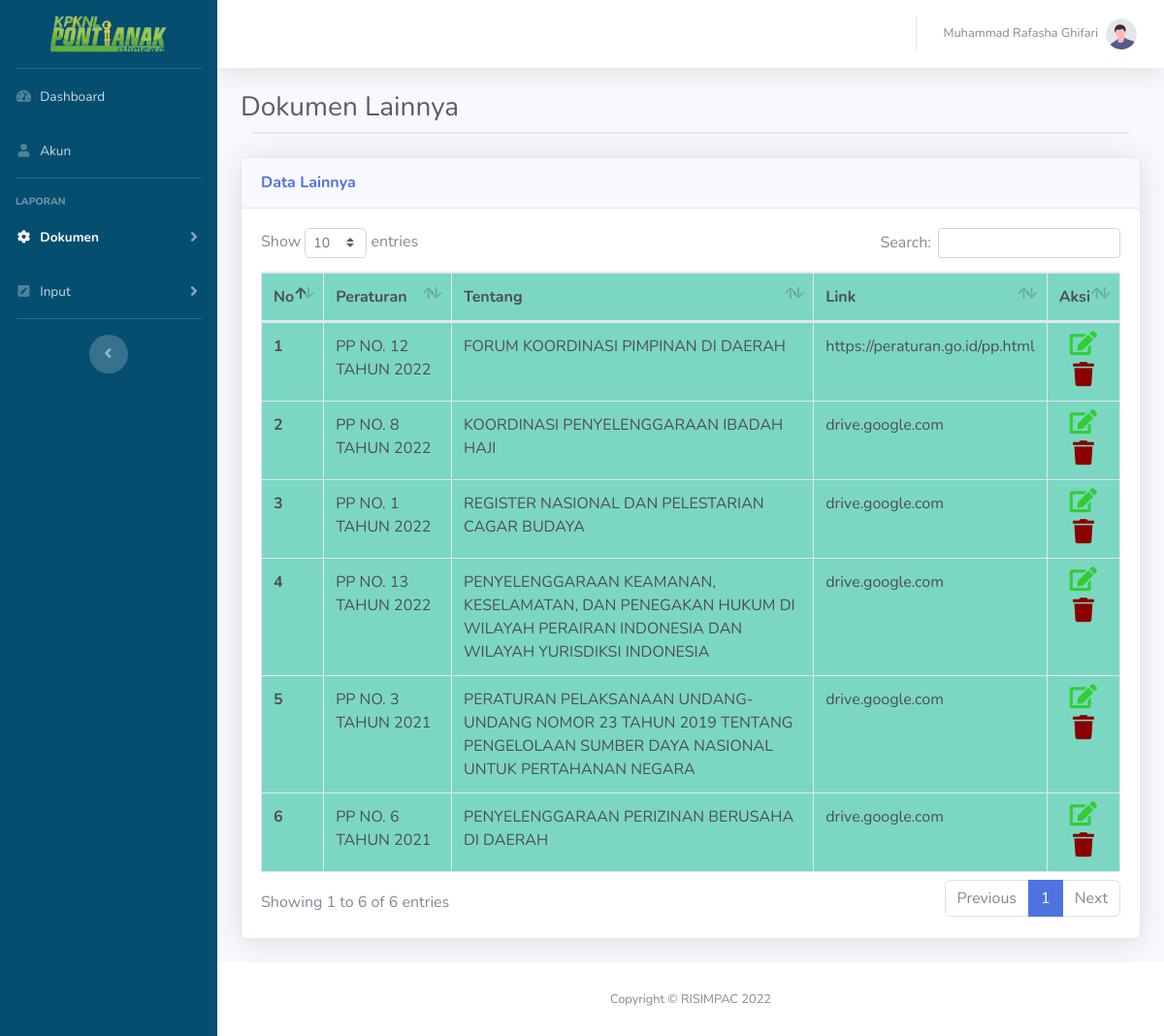
The page /dashboard/admin/dokumenLainnya.php (signed in) on the database its author committed.
### tables this page shows
CREATE TABLE `dok_lainnya` (
  `id` int(10) NOT NULL,
  `peraturan` varchar(255) NOT NULL,
  `tentang` varchar(255) NOT NULL,
  `link` varchar(100) NOT NULL
);

### dashboard/admin/dokumenLainnya.php (the view, shortened to what this page needs)
<?php
require '../../function.php';
?>
<!DOCTYPE html>
<html lang="en">
<head>
    <link href="../../assets/vendor/fontawesome-free/css/all.min.css" rel="stylesheet" type="text/css">
    <link href="../../assets/vendor/datatables/dataTables.bootstrap4.min.css" rel="stylesheet">
    <link href="../../assets/css/sb-admin-2.min.css" rel="stylesheet">
    <link rel="stylesheet" href="../../assets/css/inputPenilaian.css">
</head>
<body id="page-top">
    <div id="wrapper">
        <ul class="navbar-nav sidebar sidebar-dark accordion" id="accordionSidebar" style="background-color: #054e6f;">
            <a class="sidebar-brand d-flex align-items-center justify-content-center" href="../index.php">
                    <div class="sidebar-brand-text mx-3">
                        <img src="../../assets/img/logo1.png" style="width: 450px;" alt="">
                    </div>
                </a>
                <li class="nav-item">
                    <a class="nav-link" href="../index.php">
                        <span>Dashboard</span>
                    </a>
                </li>
                <li class="nav-item">
                    <a class="nav-link" href="akun.php">
                        <i class="fas fa-fw fad fa-user"></i>
                        <span>Akun</span>
                    </a>
                </li>
                <hr class="sidebar-divider">
                <div class="sidebar-heading">
                    Laporan
                </div>
                <li class="nav-item active">
                    <a class="nav-link collapsed" href="#" data-toggle="collapse" data-target="#collapseTwo" aria-expanded="true" aria-controls="collapseTwo">
                        <i class="fas fa-fw fa-cog"></i>
                        <span>Dokumen</span>
                    </a>
                </li>
                <li class="nav-item">
                    <a class="nav-link collapsed" href="#" data-toggle="collapse" data-target="#collapseUtilities" aria-expanded="true" aria-controls="collapseUtilities">
                        <i class="fas fa-fw fa-pen-square"></i>
                        <span>Input</span>
                    </a>
                </li>
                <hr class="sidebar-divider d-none d-md-block">
                <div class="text-center d-none d-md-inline">
                    <button class="rounded-circle border-0" id="sidebarToggle"></button>
                </div>
            </ul>
            <div id="content-wrapper" class="d-flex flex-column">
                <div id="content">
                    <nav class="navbar navbar-expand navbar-light bg-white topbar mb-4 static-top shadow">
                        <ul class="navbar-nav ml-auto">
                            <li class="nav-item dropdown no-arrow">
                                <a class="nav-link dropdown-toggle" href="#" id="userDropdown" role="button" data-toggle="dropdown" aria-haspopup="true" aria-expanded="false">
                                    <span class="mr-2 d-none d-lg-inline text-gray-600 small"><?php echo $_SESSION['nama'] ?></span>
                                    <img class="img-profile rounded-circle" src="../../assets/img/undraw_profile.svg">
                                </a>
                            </li>
                        </ul>
                    </nav>
                    <div class="container-fluid">
                        <h1 class="h3 mb-2 text-gray-800">Dokumen Lainnya</h1>
                        <div class="col-xl-12 col-lg-5">
                            <div class="card shadow mb-4"></div>
                        </div>
                        <div class="card shadow mb-4">
                            <div class="card-header py-3">
                                <h6 class="m-0 font-weight-bold text-primary">Data Lainnya</h6>
                            </div>
                            <div class="card-body">
                                <div class="table-responsive">
                                    <table class="table table-bordered" id="dataTable" width="100%" cellspacing="0" style="background-color: #7bd7c2; color: #4f4f4f;">
                                        <thead>
                                            <tr>
                                                <th>No</th>
                                                <th>Peraturan</th>
                                                <th>Tentang</th>
                                                <th>Link</th>
                                                <th>Aksi</th>
                                            </tr>
                                        </thead>
                                        <tbody>
                                            <?php
                                                $no = 1;
                                                $data = mysqli_query($koneksi,"SELECT * FROM dok_lainnya");
                                                while($d = mysqli_fetch_array($data)){
                                            ?>
                                            <tr>
                                                <th scope="row"><?php echo $no++; ?></th>
                                                <td><?php echo $d['peraturan']; ?></td>
                                                <td><?php echo $d['tentang']; ?></td>
                                                <td><?php echo $d['link']; ?></td>
                                                <td>
                                                    <div class="aksi">
                                                        <a href="update-data-lainnya.php?id=<?php echo $d['id']; ?>"><span class="fas fa-edit fa-lg"></span></a>
                                                        <br>
                                                        <a onclick="return confirm('Yakin Ingin Menghapus Data Ini?')" href="hapus-data-lainnya.php?id=<?php echo $d['id']; ?>"><span class="fas fa-trash fa-lg"></span></a>
                                                    </div>
                                                </td>
                                            </tr>
                                            <?php
                                                }
                                            ?>
                                        </tbody>
                                    </table>
                                </div>
                            </div>
                        </div>
                    </div>
                </div>
                <footer class="sticky-footer bg-white">
                    <div class="container my-auto">
                        <div class="copyright text-center my-auto">
                            <span>Copyright &copy; RISIMPAC 2022</span>
                        </div>
                    </div>
                </footer>
            </div>
        </div>
    </body>
</html>

### dashboard/admin/dokumenLainnya.php (style rules this page uses)
.aksi { text-align: center; }
.aksi .fa-edit { color: limegreen; font-size: 25px; margin-bottom: 25%; }
.aksi .fa-trash { color: darkred; font-size: 25px; }

### rows shown on the page
dok_lainnya: peraturan "PP NO. 12 TAHUN 2022", tentang "FORUM KOORDINASI PIMPINAN DI DAERAH", link "https://peraturan.go.id/pp.html"
dok_lainnya: peraturan "PP NO. 8 TAHUN 2022", tentang "KOORDINASI PENYELENGGARAAN IBADAH HAJI", link "drive.google.com"
dok_lainnya: peraturan "PP NO. 1 TAHUN 2022", tentang "REGISTER NASIONAL DAN PELESTARIAN CAGAR BUDAYA", link "drive.google.com"
dok_lainnya: peraturan "PP NO. 13 TAHUN 2022", tentang "PENYELENGGARAAN KEAMANAN, KESELAMATAN, DAN PENEGAKAN HUKUM DI WILAYAH PERAIRAN INDONESIA DAN WILAYAH YURISDIKSI INDONESIA", link "drive.google.com"
dok_lainnya: peraturan "PP NO. 3 TAHUN 2021", tentang "PERATURAN PELAKSANAAN UNDANG-UNDANG NOMOR 23 TAHUN 2019 TENTANG PENGELOLAAN SUMBER DAYA NASIONAL UNTUK PERTAHANAN NEGARA", link "drive.google.com"
dok_lainnya: peraturan "PP NO. 6 TAHUN 2021", tentang "PENYELENGGARAAN PERIZINAN BERUSAHA DI DAERAH", link "drive.google.com"

### other values the page prints
$_SESSION['nama'] "Muhammad Rafasha Ghifari"
